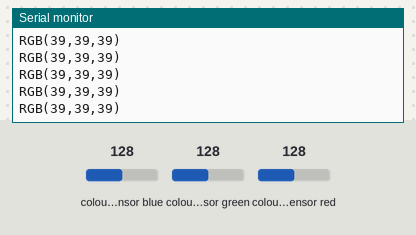
Simulated run of this sketch. Board: Arduino Uno, built with avr-gcc and run on an emulated ATmega328P. Shown: the last lines printed to the serial monitor. Wiring (inferred from the names in the program): TCS3200 colour sensor: output pin 12; S2 pin 10; S3 pin 11; S0 pin 8; S1 pin 9. The test bench sets the inputs (shaded band); at power-on: colour sensor blue 128, colour sensor green 128, colour sensor red 128.

Above: at 1.2 s.
1.3 s: colour sensor blue set to 191
At 1.69 s:
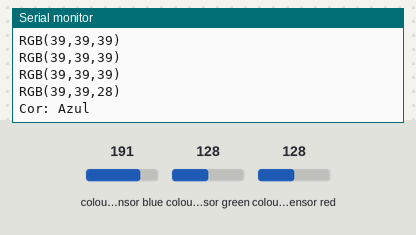
3.2 s: colour sensor green set to 250
At 3.45 s:
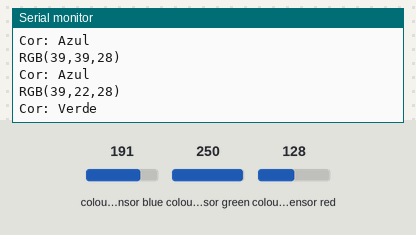
5.0 s: colour sensor red set to 5
At 5.21 s:
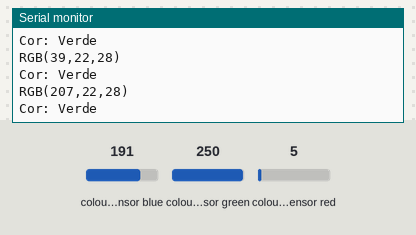

Measured:
- after the input at 1.3 s, the serial monitor: prints a new line after 0.21 s (image 1)
- after the input at 3.2 s, the serial monitor: prints a new line after 0.06 s (image 2)
- after the input at 5.0 s, the serial monitor: prints a new line at once (image 3)

The sketch:

sensor_de_cor.ino
```cpp
/*
  Desenvolvidor por: Matheus Johann Araujo
  Data: 27/05/2019
  --------------------------------------------------------------------------
  Projeto com uso de Sensor de Cor TCS3200, para detectar as cores do RGB (vermelho, verde e azul).
  Fonte de referência: https://www.arduinoecia.com.br/2014/02/sensor-de-reconhecimento-de-cor-tcs230.html
*/

void pinSensorCor(int s0, int s1, int s2, int s3, int out, int frequencia) {
  pinMode(s0, OUTPUT);
  pinMode(s1, OUTPUT);
  pinMode(s2, OUTPUT);
  pinMode(s3, OUTPUT);
  pinMode(out, INPUT);
  if (frequencia == 0) {
    digitalWrite(s0, LOW);
    digitalWrite(s1, LOW);
  } else if (frequencia == 2) {
    digitalWrite(s0, LOW);
    digitalWrite(s1, HIGH);
  } else if (frequencia == 20) {
    digitalWrite(s0, HIGH);
    digitalWrite(s1, LOW);
  } else if (frequencia == 100) {
    digitalWrite(s0, HIGH);
    digitalWrite(s1, HIGH);
  }
}

int *lerSensorCor(int s2, int s3, int out, bool debug) {
  int *rgb = calloc(3, sizeof(int));
  digitalWrite(s2, LOW);
  digitalWrite(s3, LOW);
  rgb[0] = pulseIn(out, (digitalRead(out) == HIGH) ? LOW : HIGH);
  digitalWrite(s3, HIGH);
  rgb[2] = pulseIn(out, (digitalRead(out) == HIGH) ? LOW : HIGH);
  digitalWrite(s2, HIGH);
  rgb[1] = pulseIn(out, (digitalRead(out) == HIGH) ? LOW : HIGH);
  if (debug) {
    Serial.println("RGB(" + String(rgb[0]) + "," + String(rgb[1]) + "," + String(rgb[2]) + ")");
    if (rgb[0] < rgb[2] && rgb[0] < rgb[1] && rgb[0] < 100) {
      Serial.println("Cor: Vermelho");
    } else if (rgb[2] < rgb[0] && rgb[2] < rgb[1]) {
      Serial.println("Cor: Azul");
    } else if (rgb[1] < rgb[0] && rgb[1] < rgb[2]) {
      Serial.println("Cor: Verde");
    }
  }
  return rgb;
}

int s0 = 8;
int s1 = 9;
int s2 = 10;
int s3 = 11;
int out = 12;
bool debug = true;

void setup() {
  Serial.begin(9600);
  pinSensorCor(s0, s1, s2, s3, out, 20);
}

void loop() {
  int *rgb = lerSensorCor(s2, s3, out, debug);
  //Serial.println("RGB(" + String(rgb[0]) + "," + String(rgb[1]) + "," + String(rgb[2]) + ")");
  delay(250);
}
```
